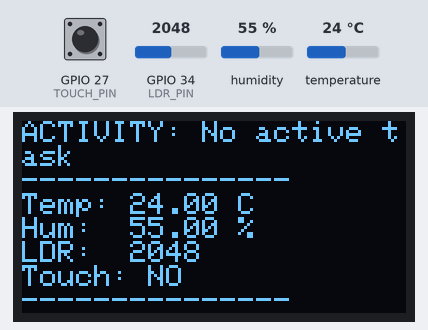
Recording of a sketch running on a simulated ESP32. On the bench: 128×64 one-colour display. The inputs (shaded band) are chosen by the test bench; at power-on: humidity 55 %, GPIO 34 (LDR_PIN) = 2048, temperature 24 °C, GPIO 27 (TOUCH_PIN) LOW. WiFi joins after 1.5 s; servers stay silent unless stated; the display library's start-up logo is not drawn; uploads are accepted with an empty reply; what the sketch prints to the serial monitor is not drawn.

Above: at 7.3 s.
7.4 s: humidity set to 22 %
At 12.3 s:
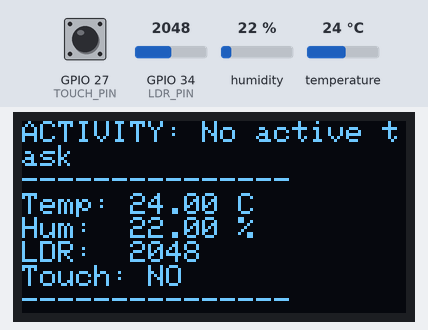
13.5 s: GPIO 34 (LDR_PIN) set to 2866
At 18.3 s:
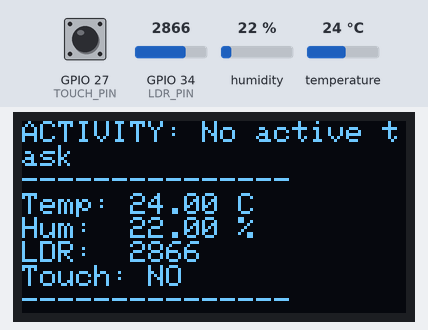
19.0 s: temperature set to 12 °C
At 24.1 s:
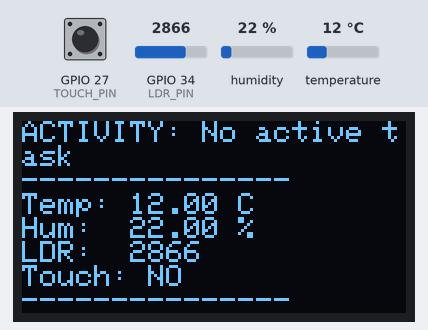
24.4 s: GPIO 34 (LDR_PIN) set to 3603
At 28.9 s:
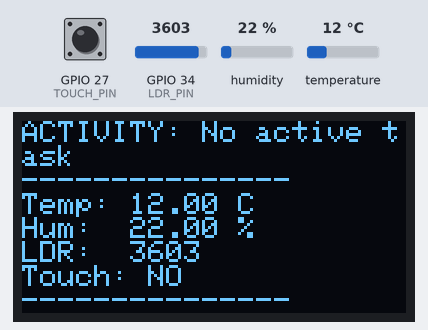
29.9 s: humidity set to 40 %
At 35.0 s:
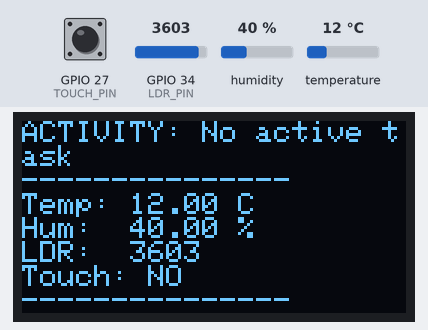
35.5 s: GPIO 34 (LDR_PIN) set to 4095
At 40.9 s:
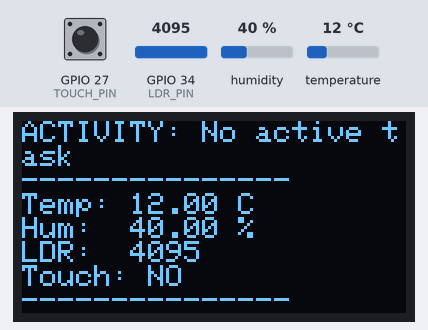
Timing chart, 0 to 42.0 s (numbered marks = the images above; inputs shaded):
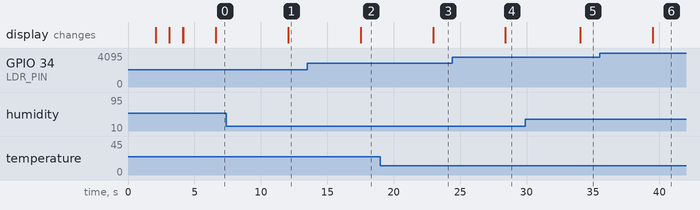

The sketch:

esp32.ino
```cpp
#include <WiFi.h>
#include <HTTPClient.h>
#include <ArduinoJson.h>
#include <DHT.h>
#include <Wire.h>
#include <Adafruit_GFX.h>
#include <Adafruit_SSD1306.h>

// Sensor pins
#define DHT_PIN 4
#define LDR_PIN 34
#define TOUCH_PIN 27

// OLED settings
#define SCREEN_WIDTH 128
#define SCREEN_HEIGHT 64
#define OLED_RESET -1

// DHT sensor type
#define DHT_TYPE DHT11

// WiFi credentials
const char* ssid = "Sunil BSNL";
const char* password = "9844007710";

// Server details - Updated port to 5003
const char* serverURL = "http://192.168.1.38:5003";

// Initialize components
DHT dht(DHT_PIN, DHT_TYPE);
Adafruit_SSD1306 display(SCREEN_WIDTH, SCREEN_HEIGHT, &Wire, OLED_RESET);

WiFiClient client;

struct SensorData {
  float temperature;
  float humidity;
  int light;
  int touch;
};

String currentSuggestion = "Ready for AI commands";
String currentActivity = "No active task";
unsigned long lastSuggestionUpdate = 0;
const unsigned long SUGGESTION_INTERVAL = 30000;
int lastTouchState = 0;
String pendingRequestId = "";

void setup() {
  Serial.begin(115200);

  // Initialize sensors
  dht.begin();
  pinMode(LDR_PIN, INPUT);
  pinMode(TOUCH_PIN, INPUT);

  // Initialize OLED
  if(!display.begin(SSD1306_SWITCHCAPVCC, 0x3C)) {
    Serial.println("OLED allocation failed");
    for(;;);
  }

  display.display();
  delay(2000);
  display.clearDisplay();

  // Connect to WiFi
  connectToWiFi();

  Serial.println("Smart Environment System Started");
}

void connectToWiFi() {
  WiFi.begin(ssid, password);
  Serial.print("Connecting to WiFi");

  display.clearDisplay();
  display.setTextSize(1);
  display.setTextColor(SSD1306_WHITE);
  display.setCursor(0,0);
  display.println("Connecting WiFi");
  display.display();

  int attempts = 0;
  while (WiFi.status() != WL_CONNECTED && attempts < 20) {
    delay(1000);
    Serial.print(".");
    display.print(".");
    display.display();
    attempts++;
  }

  if (WiFi.status() == WL_CONNECTED) {
    Serial.println("\nConnected to WiFi!");
    display.clearDisplay();
    display.setCursor(0,0);
    display.println("WiFi Connected!");
    display.println(WiFi.localIP());
    display.display();
    delay(2000);
  } else {
    Serial.println("\nFailed to connect to WiFi!");
  }
}

void loop() {
  if (WiFi.status() != WL_CONNECTED) {
    connectToWiFi();
    delay(5000);
    return;
  }

  SensorData data = readSensors();
  sendSensorData(data);

  // Check for touch and send status
  int currentTouchState = digitalRead(TOUCH_PIN);
  if (currentTouchState != lastTouchState) {
    sendTouchStatus(currentTouchState);
    lastTouchState = currentTouchState;

    if (currentTouchState == 1) {
      Serial.println("🎯 Touch detected! Desktop app should open...");
    }
  }

  // Check for pending requests that need sensor data
  checkForPendingRequests(data);

  // Get new AI suggestion every 30 seconds
  if (millis() - lastSuggestionUpdate > SUGGESTION_INTERVAL) {
    getAISuggestion(data);
    lastSuggestionUpdate = millis();
  }

  updateOLED(data, currentTouchState);
  delay(5000);
}

SensorData readSensors() {
  SensorData data;
  data.temperature = dht.readTemperature();
  data.humidity = dht.readHumidity();
  data.light = analogRead(LDR_PIN);  // LDR sensor reading
  data.touch = digitalRead(TOUCH_PIN);

  if (isnan(data.temperature) || isnan(data.humidity)) {
    data.temperature = 0;
    data.humidity = 0;
  }

  return data;
}

void sendSensorData(SensorData data) {
  if (WiFi.status() == WL_CONNECTED) {
    HTTPClient http;

    StaticJsonDocument<200> doc;
    doc["device"] = "esp32_sensors";
    doc["temperature"] = data.temperature;
    doc["humidity"] = data.humidity;
    doc["light"] = data.light;  // LDR value
    doc["touch"] = data.touch;

    String jsonStr;
    serializeJson(doc, jsonStr);

    String fullURL = String(serverURL) + "/sensor_data";
    http.begin(client, fullURL);
    http.addHeader("Content-Type", "application/json");
    int httpCode = http.POST(jsonStr);

    if (httpCode > 0) {
      Serial.println("Sensor data sent: " + String(httpCode));
    } else {
      Serial.println("HTTP error: " + String(httpCode));
    }

    http.end();
  }
}

void checkForPendingRequests(SensorData data) {
  if (WiFi.status() == WL_CONNECTED) {
    HTTPClient http;

    String fullURL = String(serverURL) + "/get_pending_request";
    http.begin(client, fullURL);
    int httpCode = http.GET();

    if (httpCode == 200) {
      String response = http.getString();
      DynamicJsonDocument doc(512);
      DeserializationError error = deserializeJson(doc, response);

      if (!error && doc.containsKey("request_id") && doc["request_id"] != "") {
        String newRequestId = doc["request_id"].as<String>();
        if (newRequestId != pendingRequestId) {
          pendingRequestId = newRequestId;
          Serial.println("📥 Received NEW pending request: " + pendingRequestId);
          provideSensorDataForRequest(pendingRequestId, data);
        }
      }
    }

    http.end();
  }
}

void provideSensorDataForRequest(String requestId, SensorData data) {
  if (WiFi.status() == WL_CONNECTED) {
    HTTPClient http;

    StaticJsonDocument<300> doc;
    doc["sensor_data"]["temperature"] = data.temperature;
    doc["sensor_data"]["humidity"] = data.humidity;
    doc["sensor_data"]["light"] = data.light;
    doc["sensor_data"]["touch"] = data.touch;

    String jsonStr;
    serializeJson(doc, jsonStr);

    String fullURL = String(serverURL) + "/provide_sensor_data/" + requestId;
    http.begin(client, fullURL);
    http.addHeader("Content-Type", "application/json");
    int httpCode = http.POST(jsonStr);

    if (httpCode == 200) {
      Serial.println("✅ Sensor data provided for request: " + requestId);
      String response = http.getString();

      // Parse the response to get AI suggestions
      DynamicJsonDocument respDoc(1024);
      DeserializationError error = deserializeJson(respDoc, response);

      if (!error) {
        String aiResponse = respDoc["response"];
        if (aiResponse.length() > 0) {
          currentSuggestion = extractShortSuggestion(aiResponse);
          currentActivity = extractActivity(aiResponse);
          Serial.println("AI Activity: " + currentActivity);
          Serial.println("AI Suggestion: " + currentSuggestion);
        }
      }
    } else {
      Serial.println("❌ Failed to provide sensor data: " + String(httpCode));
    }

    http.end();
  }
}

void sendTouchStatus(int touchState) {
  if (WiFi.status() == WL_CONNECTED) {
    HTTPClient http;

    StaticJsonDocument<100> doc;
    doc["touch"] = touchState;

    String jsonStr;
    serializeJson(doc, jsonStr);

    String fullURL = String(serverURL) + "/update_touch";
    http.begin(client, fullURL);
    http.addHeader("Content-Type", "application/json");
    http.POST(jsonStr);
    http.end();

    Serial.println("Touch status sent: " + String(touchState));
  }
}

void getAISuggestion(SensorData data) {
  if (WiFi.status() == WL_CONNECTED) {
    HTTPClient http;

    StaticJsonDocument<300> doc;
    doc["temperature"] = data.temperature;
    doc["humidity"] = data.humidity;
    doc["light"] = data.light;
    doc["request_type"] = "oled_suggestion";

    String jsonStr;
    serializeJson(doc, jsonStr);

    String fullURL = String(serverURL) + "/get_suggestion";
    http.begin(client, fullURL);
    http.addHeader("Content-Type", "application/json");
    int httpCode = http.POST(jsonStr);

    if (httpCode == 200) {
      String response = http.getString();
      DynamicJsonDocument respDoc(512);
      DeserializationError error = deserializeJson(respDoc, response);

      if (!error) {
        String suggestion = respDoc["suggestion"];
        if (suggestion.length() > 0) {
          currentSuggestion = suggestion;
          Serial.println("New AI suggestion: " + currentSuggestion);
        }
      }
    }

    http.end();
  }
}

String extractShortSuggestion(String fullResponse) {
  // Extract a short suggestion from the full AI response for OLED display
  if (fullResponse.length() < 60) {
    return fullResponse;
  }

  // Find the first actionable suggestion
  int periodPos = fullResponse.indexOf('.');
  if (periodPos > 0 && periodPos < 50) {
    return fullResponse.substring(0, periodPos + 1);
  }

  // Fallback: take first 50 characters
  return fullResponse.substring(0, 50) + "...";
}

String extractActivity(String fullResponse) {
  // Create a lowercase copy of the response
  String lowerResponse = fullResponse;
  lowerResponse.toLowerCase();

  // Extract the main activity from AI response
  if (lowerResponse.indexOf("study") >= 0 || lowerResponse.indexOf("learn") >= 0) {
    return "Studying";
  } else if (lowerResponse.indexOf("sleep") >= 0 || lowerResponse.indexOf("rest") >= 0) {
    return "Sleeping";
  } else if (lowerResponse.indexOf("work") >= 0 || lowerResponse.indexOf("focus") >= 0) {
    return "Working";
  } else if (lowerResponse.indexOf("read") >= 0) {
    return "Reading";
  } else if (lowerResponse.indexOf("relax") >= 0 || lowerResponse.indexOf("chill") >= 0) {
    return "Relaxing";
  } else if (lowerResponse.indexOf("yoga") >= 0 || lowerResponse.indexOf("meditate") >= 0) {
    return "Meditation";
  }

  return "General Activity";
}

void updateOLED(SensorData data, int touchState) {
  display.clearDisplay();
  display.setTextSize(1);
  display.setTextColor(SSD1306_WHITE);
  display.setCursor(0,0);

  // Display current activity
  display.println("ACTIVITY: " + currentActivity);
  display.println("---------------");

  // Display sensor data
  display.print("Temp: "); display.print(data.temperature); display.println(" C");
  display.print("Hum:  "); display.print(data.humidity); display.println(" %");
  display.print("LDR:  "); display.println(data.light);
  display.print("Touch: "); display.println(touchState ? "YES" : "NO");
  display.println("---------------");

  // Display AI suggestion
  display.println("AI SUGGESTION:");
  display.setTextSize(1);

  String lines[3];
  splitString(currentSuggestion, lines, 3, 20);

  for (int i = 0; i < 3; i++) {
    if (lines[i].length() > 0) {
      display.println(lines[i]);
    }
  }

  display.display();
}

void splitString(String input, String output[], int maxLines, int maxChars) {
  for (int i = 0; i < maxLines; i++) {
    output[i] = "";
  }

  int currentLine = 0;

  while (input.length() > 0 && currentLine < maxLines) {
    if (input.length() <= maxChars) {
      output[currentLine] = input;
      break;
    }

    int breakPos = maxChars;
    for (int i = maxChars; i >= 0; i--) {
      if (input.charAt(i) == ' ') {
        breakPos = i;
        break;
      }
    }

    output[currentLine] = input.substring(0, breakPos);
    input = input.substring(breakPos + 1);
    currentLine++;
  }
}
```

Measured:
- after the input at 7.4 s, the display: changes after 4.7 s (image 1)
- after the input at 13.5 s, the display: changes after 4.0 s (image 2)
- after the input at 19.0 s, the display: changes after 4.0 s (image 3)
- after the input at 24.4 s, the display: changes after 4.0 s (image 4)
- after the input at 29.9 s, the display: changes after 4.2 s (image 5)
- after the input at 35.5 s, the display: changes after 4.0 s (image 6)
